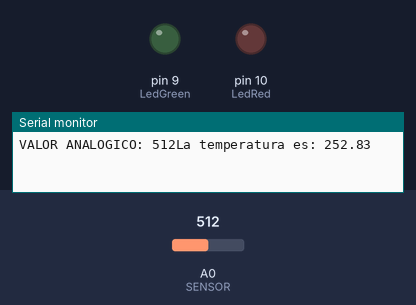
Bench run of a sketch on a simulated Arduino Uno, built with avr-gcc and run on an emulated ATmega328P. Shown: output pins drawn as LEDs (lit = HIGH), the last lines printed to the serial monitor. The test bench sets the inputs (shaded band); at power-on: A0 (SENSOR) = 512.

Above: at 0.1 s.
At 5.1 s:
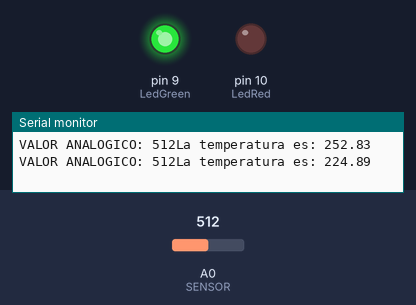
At 10.1 s:
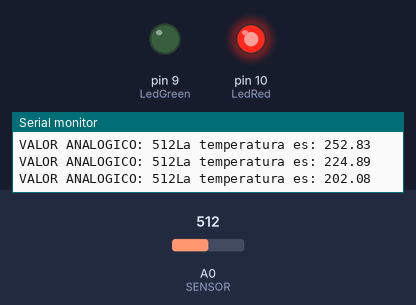
Timing chart, 0 to 11.6 s (numbered marks = the images above):
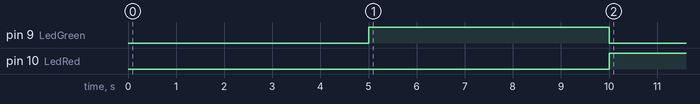

Measured:
- by itself, pin 9 (LedGreen): LOW → HIGH at 5.0 s, → LOW 5.0 s later
- by itself, pin 10 (LedRed): LOW → HIGH at 10.0 s

The sketch:

KY013.ino
```cpp
int LedRed = 10;
int LedGreen = 9;
int SENSOR = A0;
int valor;

//Variables para la ecuación
float R1 = 10000;
// Valor de R1 de la PCB 10k
float logR2, R2, TK, TC;
float A= 0.001129148, B= 0.000234125, C=0.0000000876741;
// Valores constantes considerando NTC de 10K y trabajando a una temp de entre -55°C a +125°C
void setup() {
  Serial.begin(9600);
  pinMode(LedRed, OUTPUT);
  pinMode(LedGreen, OUTPUT);
  valor = analogRead(SENSOR);
}

void loop() {
  Serial.print("VALOR ANALOGICO: ");
  Serial.print(analogRead(SENSOR));
/* Map necesita 5 elementos:
 *  valor: el numero a mapear (lectura del sensor)
 *  0: el limite inferior del valor leído por el sensor
 *  teniendo en cuenta que va de 0 a 1023
 *  270: el limite superior del valor leido por el sensor,
 *  este puede variar dependiendo el transmisor
 *  0: el limite inferior de temperatura
 *  50: el limite superior de la temperatura
 */
  valor = map (valor, 0, 270, 0, 50);
  R2 = R1 * (1023.0/ (float)valor - 1.0); //Calcula resistencia del transmisor
  logR2 = log(R2); //Calculo del logaritmo de la resistencia del termisor
  TK = (1.0/ (A+B*logR2 + C*logR2 * logR2 * logR2)); //Temp en K
  TC = TK -273.15;
  TC=TC*(-1);
  Serial.print("La temperatura es: ");
  Serial.println(TK);
  delay(5000);
  digitalWrite(LedRed, LOW);
  digitalWrite(LedGreen,LOW);
  if (TC >= 22){
    digitalWrite(LedRed,HIGH);
  }
  else {
    digitalWrite(LedGreen,HIGH);
    }


}
```
